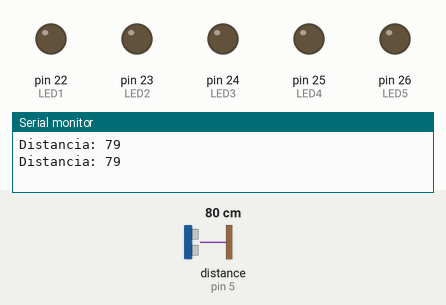
A sketch run on a simulated Arduino Mega 2560, built with avr-gcc and run on an emulated ATmega2560. On the bench: output pins drawn as LEDs (lit = HIGH), the last lines printed to the serial monitor. Wiring (inferred from the names in the program): ultrasonic range finder: trigger pin 6; echo pin 5. The test bench sets the inputs (shaded band); at power-on: distance to the obstacle (sensor on pin 5) 80 cm. The echo pulse lasts 58.3 µs per cm; pins used as bus, display or sensor lines are not drawn.

Above: at 1.8 s.
1.9 s: distance to the obstacle (sensor on pin 5) set to 9 cm
At 3.0 s:
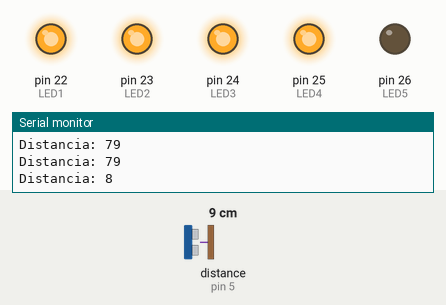
Timing chart, 0 to 4.9 s (numbered marks = the images above; inputs shaded):
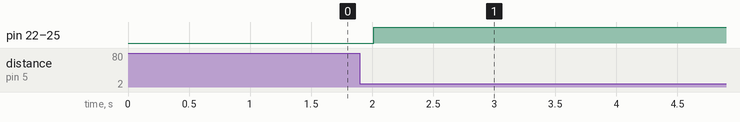

The sketch:

Practica2_SensorSupersonico.ino
```cpp
#define LED1 22
#define LED2 23
#define LED3 24
#define LED4 25
#define LED5 26

#define Boton 7
const int EchoPin = 5;
const int TriggerPin = 6;

void setup() {
   Serial.begin(9600);
   pinMode(TriggerPin, OUTPUT);
   pinMode(EchoPin, INPUT);

   pinMode(Boton,INPUT);
   pinMode(LED1,OUTPUT);
   pinMode(LED2,OUTPUT);
   pinMode(LED3,OUTPUT);
   pinMode(LED4,OUTPUT);
   pinMode(LED5,OUTPUT);
}

void loop() {
   int cm = ping(TriggerPin, EchoPin);
   Serial.print("Distancia: ");
   Serial.println(cm);
   delay(1000);
}

int ping(int TriggerPin, int EchoPin) {
   long duration, distanceCm;

   digitalWrite(TriggerPin, LOW);  //para generar un pulso limpio ponemos a LOW 4us
   delayMicroseconds(4);
   digitalWrite(TriggerPin, HIGH);  //generamos Trigger (disparo) de 10us
   delayMicroseconds(10);
   digitalWrite(TriggerPin, LOW);

   duration = pulseIn(EchoPin, HIGH);  //medimos el tiempo entre pulsos, en microsegundos

   distanceCm = duration * 10 / 292/ 2;   //convertimos a distancia, en cm

   if(distanceCm == 2){
      digitalWrite(LED1,HIGH);
      digitalWrite(LED2,LOW);
      digitalWrite(LED3,LOW);
      digitalWrite(LED4,LOW);
      digitalWrite(LED5,LOW);
   } else if(distanceCm == 4){
      digitalWrite(LED1,HIGH);
      digitalWrite(LED2,HIGH);
      digitalWrite(LED3,LOW);
      digitalWrite(LED4,LOW);
      digitalWrite(LED5,LOW);
   } else if(distanceCm == 6){
      digitalWrite(LED1,HIGH);
      digitalWrite(LED2,HIGH);
      digitalWrite(LED3,HIGH);
      digitalWrite(LED4,LOW);
      digitalWrite(LED5,LOW);
   } else if(distanceCm == 8){
      digitalWrite(LED1,HIGH);
      digitalWrite(LED2,HIGH);
      digitalWrite(LED3,HIGH);
      digitalWrite(LED4,HIGH);
      digitalWrite(LED5,LOW);
   }  else if(distanceCm == 10){
      digitalWrite(LED1,HIGH);
      digitalWrite(LED2,HIGH);
      digitalWrite(LED3,HIGH);
      digitalWrite(LED4,HIGH);
      digitalWrite(LED5,HIGH);
   }
   return distanceCm;
}
```

Measured:
- after the input at 1.9 s, pin 22 (LED1), pin 23 (LED2), pin 24 (LED3), pin 25 (LED4): LOW → HIGH after 0.11 s
